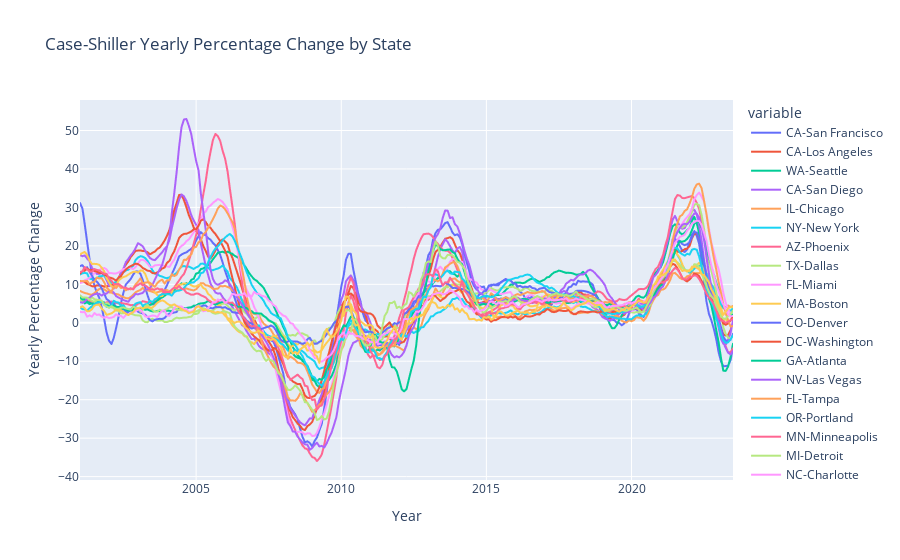

Notebook code for this chart:
### Code cell
#Modifying the index
Case_Shiller_by_state_yearly.columns = Case_Shiller_by_state_yearly.columns.str.replace('_yearly_change','')
# Plotting interactive line graph showing percent changes for every state
fig = px.line(Case_Shiller_by_state_yearly, title='Case-Shiller Yearly Percentage Change by State').update_layout\
       (xaxis_title='Year', yaxis_title='Yearly Percentage Change')
fig.show('png')

### Figure 1 — Plotly figure (JSON) as saved in the notebook; plotly's stock layout.template omitted (floating-point values rounded to 4 significant figures; data arrays with more than 128 entries replaced by an {"elided": "..."} marker saying what was removed)
{"data": [{"hovertemplate": "variable=CA-San Francisco<br>index=%{x}<br>value=%{y}<extra></extra>", "legendgroup": "CA-San Francisco", "line": {"color": "#636efa", "dash": "solid"}, "marker": {"symbol": "circle"}, "mode": "lines", "name": "CA-San Francisco", "showlegend": true, "type": "scattergl", "x": {"elided": "271 str values"}, "xaxis": "x", "y": {"elided": "271 float values"}, "yaxis": "y"}, {"hovertemplate": "variable=CA-Los Angeles<br>index=%{x}<br>value=%{y}<extra></extra>", "legendgroup": "CA-Los Angeles", "line": {"color": "#EF553B", "dash": "solid"}, "marker": {"symbol": "circle"}, "mode": "lines", "name": "CA-Los Angeles", "showlegend": true, "type": "scattergl", "x": {"elided": "271 str values"}, "xaxis": "x", "y": {"elided": "271 float values"}, "yaxis": "y"}, {"hovertemplate": "variable=WA-Seattle<br>index=%{x}<br>value=%{y}<extra></extra>", "legendgroup": "WA-Seattle", "line": {"color": "#00cc96", "dash": "solid"}, "marker": {"symbol": "circle"}, "mode": "lines", "name": "WA-Seattle", "showlegend": true, "type": "scattergl", "x": {"elided": "271 str values"}, "xaxis": "x", "y": {"elided": "271 float values"}, "yaxis": "y"}, {"hovertemplate": "variable=CA-San Diego<br>index=%{x}<br>value=%{y}<extra></extra>", "legendgroup": "CA-San Diego", "line": {"color": "#ab63fa", "dash": "solid"}, "marker": {"symbol": "circle"}, "mode": "lines", "name": "CA-San Diego", "showlegend": true, "type": "scattergl", "x": {"elided": "271 str values"}, "xaxis": "x", "y": {"elided": "271 float values"}, "yaxis": "y"}, {"hovertemplate": "variable=IL-Chicago<br>index=%{x}<br>value=%{y}<extra></extra>", "legendgroup": "IL-Chicago", "line": {"color": "#FFA15A", "dash": "solid"}, "marker": {"symbol": "circle"}, "mode": "lines", "name": "IL-Chicago", "showlegend": true, "type": "scattergl", "x": {"elided": "271 str values"}, "xaxis": "x", "y": {"elided": "271 float values"}, "yaxis": "y"}, {"hovertemplate": "variable=NY-New York<br>index=%{x}<br>value=%{y}<extra></extra>", "legendgroup": "NY-New York", "line": {"color": "#19d3f3", "dash": "solid"}, "marker": {"symbol": "circle"}, "mode": "lines", "name": "NY-New York", "showlegend": true, "type": "scattergl", "x": {"elided": "271 str values"}, "xaxis": "x", "y": {"elided": "271 float values"}, "yaxis": "y"}, {"hovertemplate": "variable=AZ-Phoenix<br>index=%{x}<br>value=%{y}<extra></extra>", "legendgroup": "AZ-Phoenix", "line": {"color": "#FF6692", "dash": "solid"}, "marker": {"symbol": "circle"}, "mode": "lines", "name": "AZ-Phoenix", "showlegend": true, "type": "scattergl", "x": {"elided": "271 str values"}, "xaxis": "x", "y": {"elided": "271 float values"}, "yaxis": "y"}, {"hovertemplate": "variable=TX-Dallas<br>index=%{x}<br>value=%{y}<extra></extra>", "legendgroup": "TX-Dallas", "line": {"color": "#B6E880", "dash": "solid"}, "marker": {"symbol": "circle"}, "mode": "lines", "name": "TX-Dallas", "showlegend": true, "type": "scattergl", "x": {"elided": "271 str values"}, "xaxis": "x", "y": {"elided": "271 float values"}, "yaxis": "y"}, {"hovertemplate": "variable=FL-Miami<br>index=%{x}<br>value=%{y}<extra></extra>", "legendgroup": "FL-Miami", "line": {"color": "#FF97FF", "dash": "solid"}, "marker": {"symbol": "circle"}, "mode": "lines", "name": "FL-Miami", "showlegend": true, "type": "scattergl", "x": {"elided": "271 str values"}, "xaxis": "x", "y": {"elided": "271 float values"}, "yaxis": "y"}, {"hovertemplate": "variable=MA-Boston<br>index=%{x}<br>value=%{y}<extra></extra>", "legendgroup": "MA-Boston", "line": {"color": "#FECB52", "dash": "solid"}, "marker": {"symbol": "circle"}, "mode": "lines", "name": "MA-Boston", "showlegend": true, "type": "scattergl", "x": {"elided": "271 str values"}, "xaxis": "x", "y": {"elided": "271 float values"}, "yaxis": "y"}, {"hovertemplate": "variable=CO-Denver<br>index=%{x}<br>value=%{y}<extra></extra>", "legendgroup": "CO-Denver", "line": {"color": "#636efa", "dash": "solid"}, "marker": {"symbol": "circle"}, "mode": "lines", "name": "CO-Denver", "showlegend": true, "type": "scattergl", "x": {"elided": "271 str values"}, "xaxis": "x", "y": {"elided": "271 float values"}, "yaxis": "y"}, {"hovertemplate": "variable=DC-Washington<br>index=%{x}<br>value=%{y}<extra></extra>", "legendgroup": "DC-Washington", "line": {"color": "#EF553B", "dash": "solid"}, "marker": {"symbol": "circle"}, "mode": "lines", "name": "DC-Washington", "showlegend": true, "type": "scattergl", "x": {"elided": "271 str values"}, "xaxis": "x", "y": {"elided": "271 float values"}, "yaxis": "y"}, {"hovertemplate": "variable=GA-Atlanta<br>index=%{x}<br>value=%{y}<extra></extra>", "legendgroup": "GA-Atlanta", "line": {"color": "#00cc96", "dash": "solid"}, "marker": {"symbol": "circle"}, "mode": "lines", "name": "GA-Atlanta", "showlegend": true, "type": "scattergl", "x": {"elided": "271 str values"}, "xaxis": "x", "y": {"elided": "271 float values"}, "yaxis": "y"}, {"hovertemplate": "variable=NV-Las Vegas<br>index=%{x}<br>value=%{y}<extra></extra>", "legendgroup": "NV-Las Vegas", "line": {"color": "#ab63fa", "dash": "solid"}, "marker": {"symbol": "circle"}, "mode": "lines", "name": "NV-Las Vegas", "showlegend": true, "type": "scattergl", "x": {"elided": "271 str values"}, "xaxis": "x", "y": {"elided": "271 float values"}, "yaxis": "y"}, {"hovertemplate": "variable=FL-Tampa<br>index=%{x}<br>value=%{y}<extra></extra>", "legendgroup": "FL-Tampa", "line": {"color": "#FFA15A", "dash": "solid"}, "marker": {"symbol": "circle"}, "mode": "lines", "name": "FL-Tampa", "showlegend": true, "type": "scattergl", "x": {"elided": "271 str values"}, "xaxis": "x", "y": {"elided": "271 float values"}, "yaxis": "y"}, {"hovertemplate": "variable=OR-Portland<br>index=%{x}<br>value=%{y}<extra></extra>", "legendgroup": "OR-Portland", "line": {"color": "#19d3f3", "dash": "solid"}, "marker": {"symbol": "circle"}, "mode": "lines", "name": "OR-Portland", "showlegend": true, "type": "scattergl", "x": {"elided": "271 str values"}, "xaxis": "x", "y": {"elided": "271 float values"}, "yaxis": "y"}, {"hovertemplate": "variable=MN-Minneapolis<br>index=%{x}<br>value=%{y}<extra></extra>", "legendgroup": "MN-Minneapolis", "line": {"color": "#FF6692", "dash": "solid"}, "marker": {"symbol": "circle"}, "mode": "lines", "name": "MN-Minneapolis", "showlegend": true, "type": "scattergl", "x": {"elided": "271 str values"}, "xaxis": "x", "y": {"elided": "271 float values"}, "yaxis": "y"}, {"hovertemplate": "variable=MI-Detroit<br>index=%{x}<br>value=%{y}<extra></extra>", "legendgroup": "MI-Detroit", "line": {"color": "#B6E880", "dash": "solid"}, "marker": {"symbol": "circle"}, "mode": "lines", "name": "MI-Detroit", "showlegend": true, "type": "scattergl", "x": {"elided": "271 str values"}, "xaxis": "x", "y": {"elided": "271 float values"}, "yaxis": "y"}, {"hovertemplate": "variable=NC-Charlotte<br>index=%{x}<br>value=%{y}<extra></extra>", "legendgroup": "NC-Charlotte", "line": {"color": "#FF97FF", "dash": "solid"}, "marker": {"symbol": "circle"}, "mode": "lines", "name": "NC-Charlotte", "showlegend": true, "type": "scattergl", "x": {"elided": "271 str values"}, "xaxis": "x", "y": {"elided": "271 float values"}, "yaxis": "y"}, {"hovertemplate": "variable=OH-Cleveland<br>index=%{x}<br>value=%{y}<extra></extra>", "legendgroup": "OH-Cleveland", "line": {"color": "#FECB52", "dash": "solid"}, "marker": {"symbol": "circle"}, "mode": "lines", "name": "OH-Cleveland", "showlegend": true, "type": "scattergl", "x": {"elided": "271 str values"}, "xaxis": "x", "y": {"elided": "271 float values"}, "yaxis": "y"}], "layout": {"legend": {"title": {"text": "variable"}, "tracegroupgap": 0}, "title": {"text": "Case-Shiller Yearly Percentage Change by State"}, "xaxis": {"anchor": "y", "domain": [0, 1], "title": {"text": "Year"}}, "yaxis": {"anchor": "x", "domain": [0, 1], "title": {"text": "Yearly Percentage Change"}}}}
